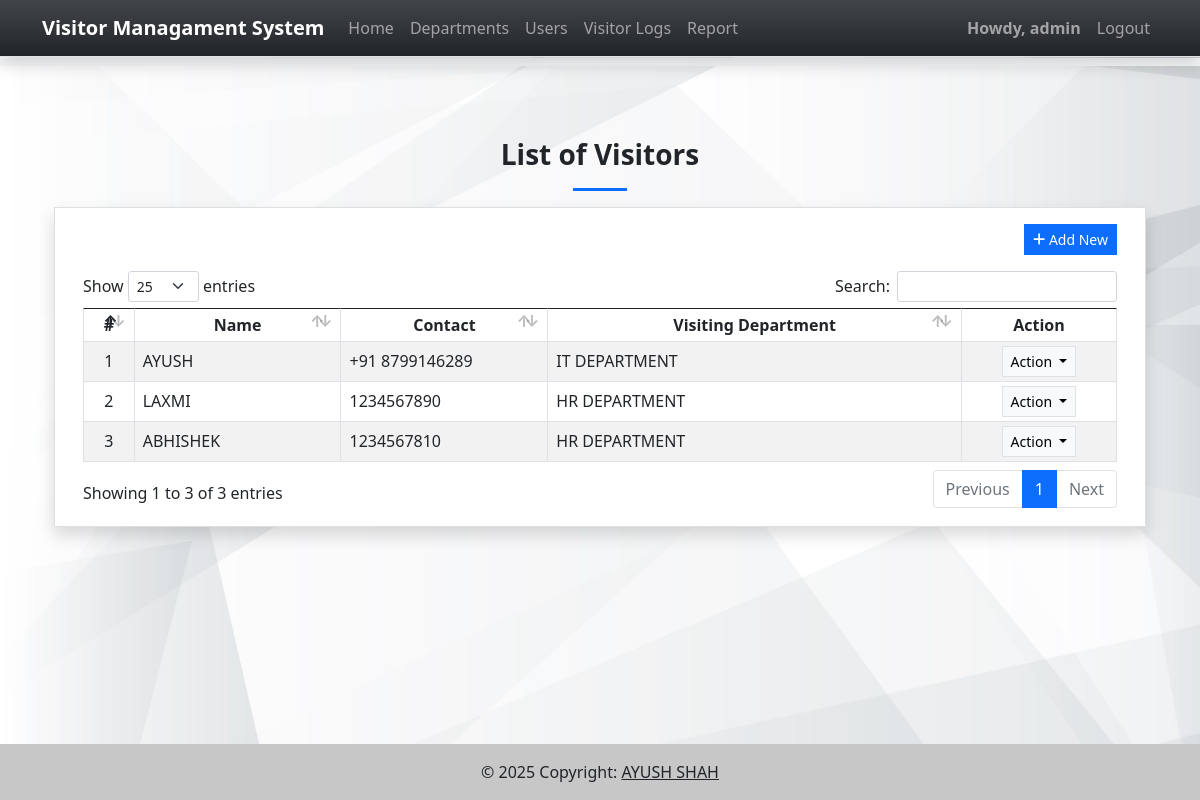
Page /visitors (signed in) on the committed database.
### vmsApp/models.py (models this page shows, shortened)
class Visitors(models.Model):
    department = models.ForeignKey(Departments, on_delete = models.CASCADE, related_name='department')
    name = models.CharField(max_length=250)
    gender = models.CharField(max_length=20, choices=(('Male','Male'), ('Female','Female')), default = 'Male')
    contact = models.CharField(max_length=250, null=True, blank = True)
    email = models.CharField(max_length=250, null=True, blank = True)
    address = models.TextField()
    reason = models.TextField()
    date_added = models.DateTimeField(default = timezone.now)
    date_created = models.DateTimeField(auto_now = True)
    class Meta:
        verbose_name_plural = "List of Visit Logs"

class Departments(models.Model):
    name = models.CharField(max_length=250)
    status = models.CharField(max_length=2, choices=(('1','Active'), ('2','Inactive')), default = 1)
    delete_flag = models.IntegerField(default = 0)
    date_added = models.DateTimeField(default = timezone.now)
    date_created = models.DateTimeField(auto_now = True)
    class Meta:
        verbose_name_plural = "List of Departments"

### vmsApp/views.py (the view)
# urls.py: path('visitors',views.visitors,name='visitor-page'),
@login_required
def visitors(request):
    context = context_data(request)
    context['page'] = 'visitors'
    context['page_title'] = "Visitor List"
    context['visitors'] = models.Visitors.objects.all()
    return render(request, 'visitors.html', context)

### vmsApp/views.py (called while the page is built)
def context_data(request):
    fullpath = request.get_full_path()
    abs_uri = request.build_absolute_uri()
    abs_uri = abs_uri.split(fullpath)[0]
    context = {
        'system_host' : abs_uri,
        'page_name' : '',
        'page_title' : '',
        'system_name' : 'Visitor Managament System',
        'topbar' : True,
        'footer' : True,
    }
    return context

### vmsApp/templates/visitors.html (shortened to what this page needs)
{% extends 'base.html' %} {% load static %} {% block pageContent %}
<section class="py-4">
    <div class="container">
        <h3 class="fw-bolder text-center">List of Visitors</h3>
        <center>
            <hr class="bg-primary opacity-100" style="height:3px" width="5%">
        </center>
        <div class="card rounded-0 shadow">
            <div class="card-body">
                <div class="container-fluid">
                    <div class="text-end mb-3">
                        <button class="btn btn-sm btn-primary rounded-0 bg-gradient-primary" type="button" id="create_new"><i class="fa fa-plus"></i> Add New</button>
                    </div>
                    <table class="table table-bordered table-striped" id="visitor-tbl">
                        <colgroup>
                            <col width="5%">
                            <col width="20%">
                            <col width="20%">
                            <col width="40%">
                            <col width="15%">
                        </colgroup>
                        <thead>
                            <tr>
                                <th class="text-center">#</th>
                                <th class="text-center">Name</th>
                                <th class="text-center">Contact</th>
                                <th class="text-center">Visiting Department</th>
                                <th class="text-center">Action</th>
                            </tr>
                        </thead>
                        <tbody>
                            {% for visitor in visitors %}
                            <tr>
                                <td class="text-center">{{ forloop.counter }}</td>
                                <td>{{ visitor.name}}</td>
                                <td>{{ visitor.contact}}</td>
                                <td>{{ visitor.department.name }}</td>
                                <td class="text-center">
                                    <div class="dropdown">
                                        <button class="btn btn-light btn-sm rounded-0 border dropdown-toggle" type="button" id="abtn{{visitor.pk}}" data-bs-toggle="dropdown" aria-expanded="false">
                                          Action
                                        </button>
                                    </div>
                                </td>
                            </tr>
                            {% endfor %}
                        </tbody>
                    </table>
                </div>
            </div>
        </div>
    </div>
</section>
{% endblock pageContent %}

### vmsApp/templates/topNavigation.html (shortened to what this page needs)
{% load static %}
<header>
    <nav class="navbar navbar-expand-lg navbar-dark bg-dark bg-gradient fixed-top shadow border-bottom">
        <div class="container">
            <a class="navbar-brand" target="_blank" href="./">
                <b>{{system_name}}</b>
            </a>
            <div class="collapse navbar-collapse" id="navbarExample01">
                <ul class="navbar-nav me-auto mb-2 mb-lg-0" id="topNav">
                    {% if request.user.is_authenticated %}
                    <li class="nav-item">
                        <a class="nav-link" aria-current="page" href="{% url 'home-page' %}">Home</a>
                    </li>
                    <li class="nav-item">
                        <a class="nav-link" aria-current="page" href="{% url 'department-page' %}">Departments</a>
                    </li>
                    {% if request.user.is_superuser %}
                    <li class="nav-item">
                        <a class="nav-link" aria-current="page" href="{% url 'user-page' %}">Users</a>
                    </li>
                    {% endif %}
                    <li class="nav-item">
                        <a class="nav-link" aria-current="page" href="{% url 'visitor-page' %}">Visitor Logs</a>
                    </li>
                    {% if request.user.is_superuser %}
                    <li class="nav-item">
                        <a class="nav-link" aria-current="page" href="{% url 'report-page' %}">Report</a>
                    </li>
                    {% endif %}
                    {% endif %}
                </ul>
                <ul class="navbar-nav d-flex flex-row">
                    {% if user.id %}
                    <li class="nav-item">
                        <a class="nav-link"  href="{% url 'profile-page' %}"><b>Howdy, {{user.username}}</b></a>
                    </li>
                    <li class="nav-item">
                        <a class="nav-link" aria-current="page" href="{% url 'logout' %}">Logout</a>
                    </li>
                    {% else %}
                    <li class="nav-item">
                        <a class="nav-link" aria-current="page" href="{% url 'login-page' %}">Login</a>
                    </li>
                    {% endif %}
                </ul>
            </div>
        </div>
    </nav>
    <div id="intro" class="pt-2 text-center bg-light">
    </div>
</header>

### default/css/style.css (style rules this page uses)
html, body { height: 100%; width: 100%; max-height: 100%; overflow: auto; display: flex; flex-direction: column; }
body>header { flex-shrink: auto; }

### vmsApp/templates/topNavigation.html (style rules this page uses)
#intro { margin-top: 58px; }

### rows in the picture
Visitors: name "AYUSH", contact "+91 8799146289", department.name "IT DEPARTMENT"
Visitors: name "LAXMI", contact "1234567890", department.name "HR DEPARTMENT"
Visitors: name "ABHISHEK", contact "1234567810", department.name "HR DEPARTMENT"

### other values in the picture
{{ system_name }} "Visitor Managament System"
{{ user.username }} "admin"
